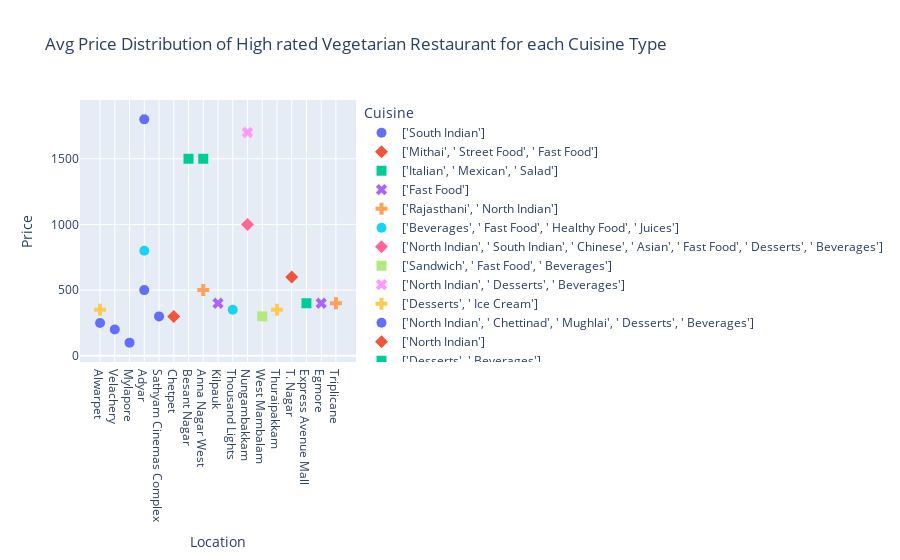

Notebook source saved alongside this figure:
### Code cell
fig = px.scatter(veg_dining_df, x = 'Location', y = 'Price', color = 'Cuisine', symbol='Cuisine',
                title = "Avg Price Distribution of High rated Vegetarian Restaurant for each Cuisine Type").update_traces(marker_size =10)
fig.show()

### Figure 1 — Plotly figure (JSON) as saved in the notebook; plotly's stock layout.template omitted (floating-point values rounded to 4 significant figures)
{"data": [{"hovertemplate": "Cuisine=['South Indian']<br>Location=%{x}<br>Price=%{y}<extra></extra>", "legendgroup": "['South Indian']", "marker": {"color": "#636efa", "size": 10, "symbol": "circle"}, "mode": "markers", "name": "['South Indian']", "orientation": "v", "showlegend": true, "type": "scatter", "x": ["Alwarpet", "Velachery", "Mylapore", "Adyar", "Sathyam Cinemas Complex"], "xaxis": "x", "y": [250.0, 200.0, 100.0, 500.0, 300.0], "yaxis": "y"}, {"hovertemplate": "Cuisine=['Mithai', ' Street Food', ' Fast Food']<br>Location=%{x}<br>Price=%{y}<extra></extra>", "legendgroup": "['Mithai', ' Street Food', ' Fast Food']", "marker": {"color": "#EF553B", "size": 10, "symbol": "diamond"}, "mode": "markers", "name": "['Mithai', ' Street Food', ' Fast Food']", "orientation": "v", "showlegend": true, "type": "scatter", "x": ["Chetpet"], "xaxis": "x", "y": [300.0], "yaxis": "y"}, {"hovertemplate": "Cuisine=['Italian', ' Mexican', ' Salad']<br>Location=%{x}<br>Price=%{y}<extra></extra>", "legendgroup": "['Italian', ' Mexican', ' Salad']", "marker": {"color": "#00cc96", "size": 10, "symbol": "square"}, "mode": "markers", "name": "['Italian', ' Mexican', ' Salad']", "orientation": "v", "showlegend": true, "type": "scatter", "x": ["Besant Nagar", "Anna Nagar West"], "xaxis": "x", "y": [1500.0, 1500.0], "yaxis": "y"}, {"hovertemplate": "Cuisine=['Fast Food']<br>Location=%{x}<br>Price=%{y}<extra></extra>", "legendgroup": "['Fast Food']", "marker": {"color": "#ab63fa", "size": 10, "symbol": "x"}, "mode": "markers", "name": "['Fast Food']", "orientation": "v", "showlegend": true, "type": "scatter", "x": ["Kilpauk"], "xaxis": "x", "y": [400.0], "yaxis": "y"}, {"hovertemplate": "Cuisine=['Rajasthani', ' North Indian']<br>Location=%{x}<br>Price=%{y}<extra></extra>", "legendgroup": "['Rajasthani', ' North Indian']", "marker": {"color": "#FFA15A", "size": 10, "symbol": "cross"}, "mode": "markers", "name": "['Rajasthani', ' North Indian']", "orientation": "v", "showlegend": true, "type": "scatter", "x": ["Anna Nagar West"], "xaxis": "x", "y": [500.0], "yaxis": "y"}, {"hovertemplate": "Cuisine=['Beverages', ' Fast Food', ' Healthy Food', ' Juices']<br>Location=%{x}<br>Price=%{y}<extra></extra>", "legendgroup": "['Beverages', ' Fast Food', ' Healthy Food', ' Juices']", "marker": {"color": "#19d3f3", "size": 10, "symbol": "circle"}, "mode": "markers", "name": "['Beverages', ' Fast Food', ' Healthy Food', ' Juices']", "orientation": "v", "showlegend": true, "type": "scatter", "x": ["Thousand Lights"], "xaxis": "x", "y": [350.0], "yaxis": "y"}, {"hovertemplate": "Cuisine=['North Indian', ' South Indian', ' Chinese', ' Asian', ' Fast Food', ' Desserts', ' Beverages']<br>Location=%{x}<br>Price=%{y}<extra></extra>", "legendgroup": "['North Indian', ' South Indian', ' Chinese', ' Asian', ' Fast Food', ' Desserts', ' Beverages']", "marker": {"color": "#FF6692", "size": 10, "symbol": "diamond"}, "mode": "markers", "name": "['North Indian', ' South Indian', ' Chinese', ' Asian', ' Fast Food', ' Desserts', ' Beverages']", "orientation": "v", "showlegend": true, "type": "scatter", "x": ["Nungambakkam"], "xaxis": "x", "y": [1000.0], "yaxis": "y"}, {"hovertemplate": "Cuisine=['Sandwich', ' Fast Food', ' Beverages']<br>Location=%{x}<br>Price=%{y}<extra></extra>", "legendgroup": "['Sandwich', ' Fast Food', ' Beverages']", "marker": {"color": "#B6E880", "size": 10, "symbol": "square"}, "mode": "markers", "name": "['Sandwich', ' Fast Food', ' Beverages']", "orientation": "v", "showlegend": true, "type": "scatter", "x": ["West Mambalam"], "xaxis": "x", "y": [300.0], "yaxis": "y"}, {"hovertemplate": "Cuisine=['North Indian', ' Desserts', ' Beverages']<br>Location=%{x}<br>Price=%{y}<extra></extra>", "legendgroup": "['North Indian', ' Desserts', ' Beverages']", "marker": {"color": "#FF97FF", "size": 10, "symbol": "x"}, "mode": "markers", "name": "['North Indian', ' Desserts', ' Beverages']", "orientation": "v", "showlegend": true, "type": "scatter", "x": ["Nungambakkam"], "xaxis": "x", "y": [1700.0], "yaxis": "y"}, {"hovertemplate": "Cuisine=['Desserts', ' Ice Cream']<br>Location=%{x}<br>Price=%{y}<extra></extra>", "legendgroup": "['Desserts', ' Ice Cream']", "marker": {"color": "#FECB52", "size": 10, "symbol": "cross"}, "mode": "markers", "name": "['Desserts', ' Ice Cream']", "orientation": "v", "showlegend": true, "type": "scatter", "x": ["Alwarpet", "Thuraipakkam"], "xaxis": "x", "y": [350.0, 350.0], "yaxis": "y"}, {"hovertemplate": "Cuisine=['North Indian', ' Chettinad', ' Mughlai', ' Desserts', ' Beverages']<br>Location=%{x}<br>Price=%{y}<extra></extra>", "legendgroup": "['North Indian', ' Chettinad', ' Mughlai', ' Desserts', ' Beverages']", "marker": {"color": "#636efa", "size": 10, "symbol": "circle"}, "mode": "markers", "name": "['North Indian', ' Chettinad', ' Mughlai', ' Desserts', ' Beverages']", "orientation": "v", "showlegend": true, "type": "scatter", "x": ["Adyar"], "xaxis": "x", "y": [1800.0], "yaxis": "y"}, {"hovertemplate": "Cuisine=['North Indian']<br>Location=%{x}<br>Price=%{y}<extra></extra>", "legendgroup": "['North Indian']", "marker": {"color": "#EF553B", "size": 10, "symbol": "diamond"}, "mode": "markers", "name": "['North Indian']", "orientation": "v", "showlegend": true, "type": "scatter", "x": ["T. Nagar"], "xaxis": "x", "y": [600.0], "yaxis": "y"}, {"hovertemplate": "Cuisine=['Desserts', ' Beverages']<br>Location=%{x}<br>Price=%{y}<extra></extra>", "legendgroup": "['Desserts', ' Beverages']", "marker": {"color": "#00cc96", "size": 10, "symbol": "square"}, "mode": "markers", "name": "['Desserts', ' Beverages']", "orientation": "v", "showlegend": true, "type": "scatter", "x": ["Express Avenue Mall"], "xaxis": "x", "y": [400.0], "yaxis": "y"}, {"hovertemplate": "Cuisine=['Ice Cream', ' Desserts']<br>Location=%{x}<br>Price=%{y}<extra></extra>", "legendgroup": "['Ice Cream', ' Desserts']", "marker": {"color": "#ab63fa", "size": 10, "symbol": "x"}, "mode": "markers", "name": "['Ice Cream', ' Desserts']", "orientation": "v", "showlegend": true, "type": "scatter", "x": ["Egmore"], "xaxis": "x", "y": [400.0], "yaxis": "y"}, {"hovertemplate": "Cuisine=['South Indian', ' Chinese', ' Street Food', ' Beverages']<br>Location=%{x}<br>Price=%{y}<extra></extra>", "legendgroup": "['South Indian', ' Chinese', ' Street Food', ' Beverages']", "marker": {"color": "#FFA15A", "size": 10, "symbol": "cross"}, "mode": "markers", "name": "['South Indian', ' Chinese', ' Street Food', ' Beverages']", "orientation": "v", "showlegend": true, "type": "scatter", "x": ["Triplicane"], "xaxis": "x", "y": [400.0], "yaxis": "y"}, {"hovertemplate": "Cuisine=['Chinese', ' Thai']<br>Location=%{x}<br>Price=%{y}<extra></extra>", "legendgroup": "['Chinese', ' Thai']", "marker": {"color": "#19d3f3", "size": 10, "symbol": "circle"}, "mode": "markers", "name": "['Chinese', ' Thai']", "orientation": "v", "showlegend": true, "type": "scatter", "x": ["Adyar"], "xaxis": "x", "y": [800.0], "yaxis": "y"}], "layout": {"legend": {"title": {"text": "Cuisine"}, "tracegroupgap": 0}, "title": {"text": "Avg Price Distribution of High rated Vegetarian Restaurant for each Cuisine Type"}, "xaxis": {"anchor": "y", "domain": [0, 1], "title": {"text": "Location"}}, "yaxis": {"anchor": "x", "domain": [0, 1], "title": {"text": "Price"}}}}
